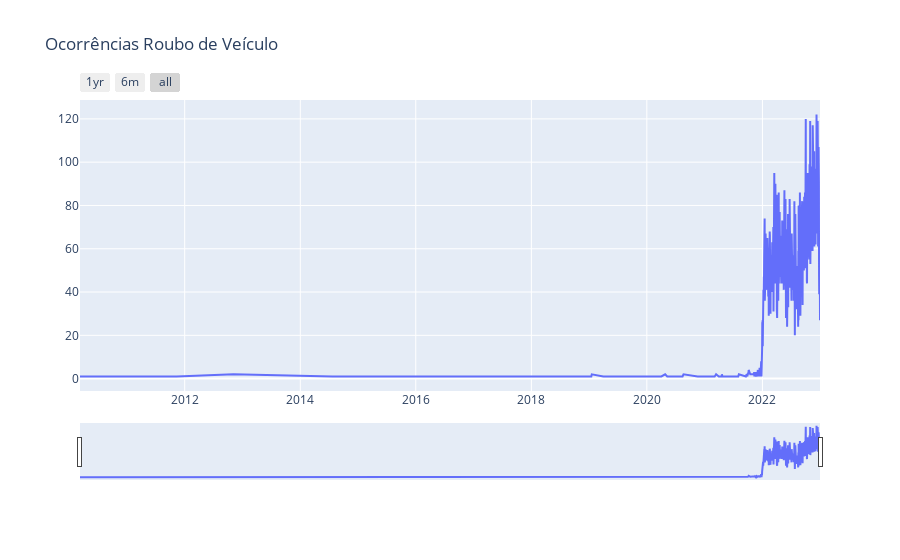

Notebook cell for this chart:
### Code cell
df_ts = all_data.groupby('DATAOCORRENCIA').count()["ANO_BO"].to_frame().rename(columns={"ANO_BO": "OCORRENCIAS"})

trace = [go.Scatter(x = df_ts.index, y = df_ts.OCORRENCIAS)]

layout = dict(
    title='Ocorrências Roubo de Veículo',
    xaxis=dict(
        rangeselector=dict(
            buttons=list([
                dict(count=12,
                     label='1yr',
                     step='month',
                     stepmode='backward'),
                dict(count=6,
                     label='6m',
                     step='month',
                     stepmode='backward'),
                dict(step='all')
            ])
        ),
        rangeslider=dict(
            visible = True
        ),
        type='date'
    )
)

fig = dict(data=trace, layout=layout)
py.iplot(fig)

### Figure 1 — Plotly figure (JSON) as saved in the notebook; plotly's stock layout.template omitted (floating-point values rounded to 4 significant figures; data arrays with more than 128 entries replaced by an {"elided": "..."} marker saying what was removed)
{"data": [{"x": {"elided": "467 str values"}, "y": {"elided": "467 int values"}, "type": "scatter"}], "layout": {"title": {"text": "Ocorrências Roubo de Veículo"}, "xaxis": {"rangeselector": {"buttons": [{"count": 12, "label": "1yr", "step": "month", "stepmode": "backward"}, {"count": 6, "label": "6m", "step": "month", "stepmode": "backward"}, {"step": "all"}]}, "rangeslider": {"visible": true}, "type": "date"}}}
